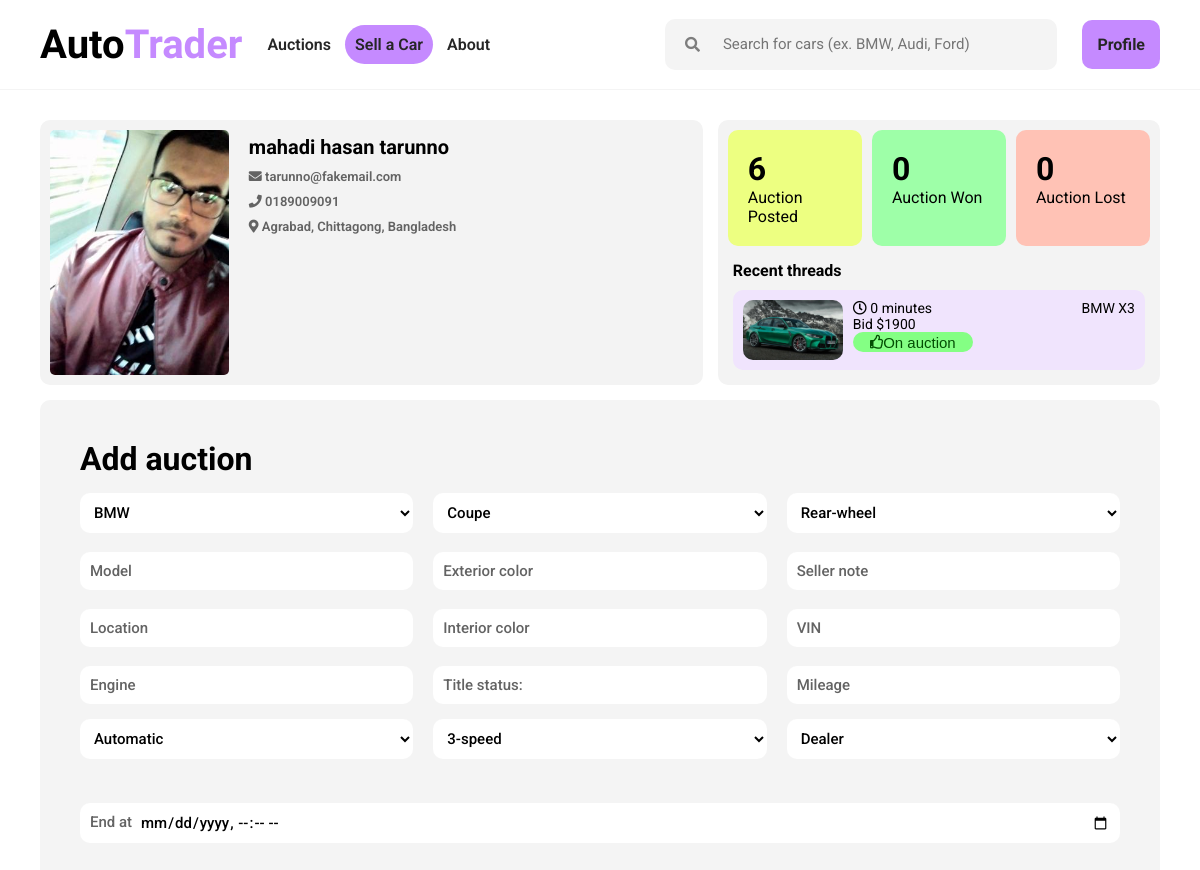
/user/profile/1 (signed in, upper part), run on an earlier commit of the app's database.
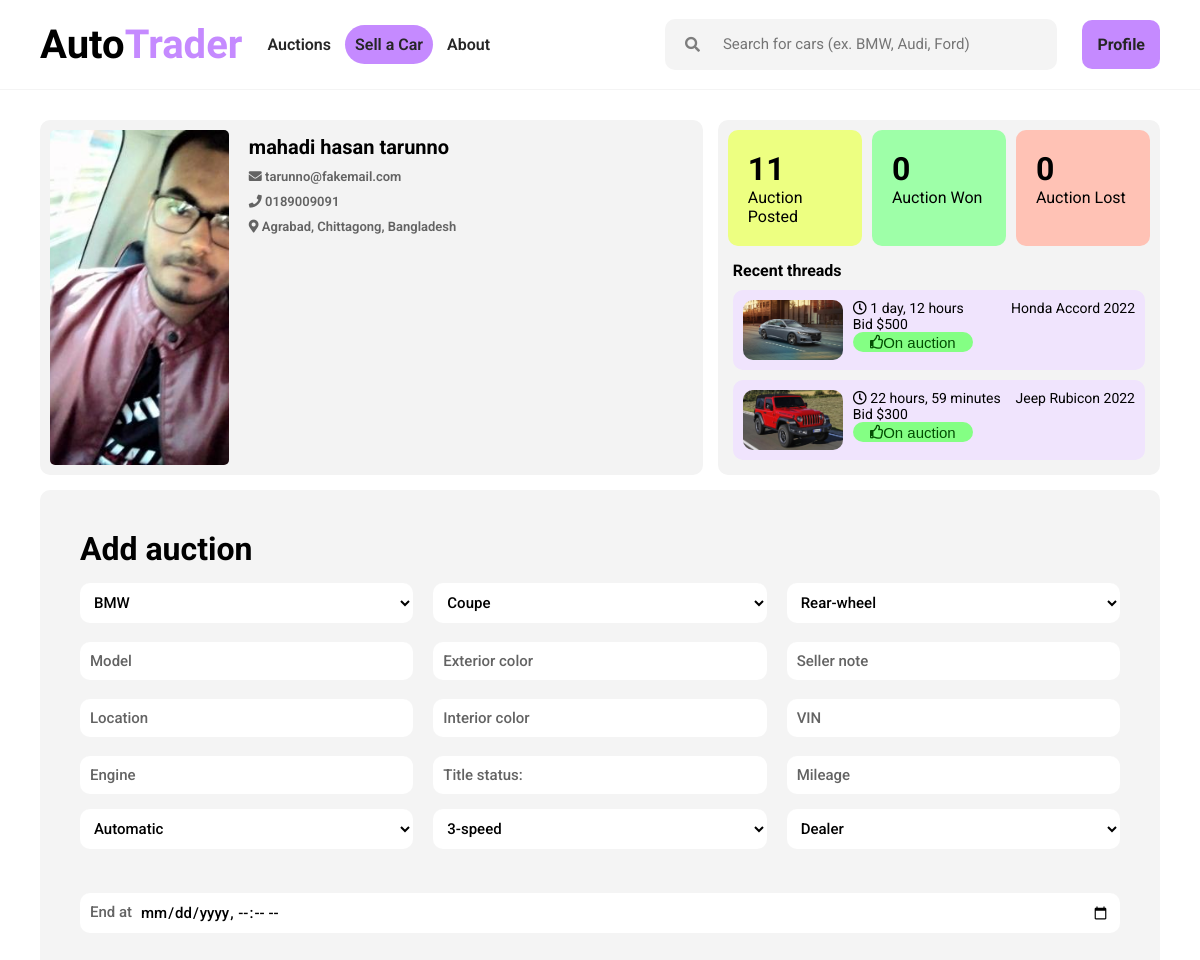
And on a later commit of the database.
### user/models.py (models this page shows, shortened)
class Customer(models.Model):
    user = models.OneToOneField(User, on_delete=models.CASCADE)
    image = models.ImageField(default="customer/default.jpg", upload_to="customer/", null=True, blank=True)
    phone = models.CharField(max_length=256, null=True, blank=True)
    location = models.CharField(max_length=256, null=True, blank=True)
    auction_posted = models.IntegerField(default=0)
    auction_win = models.IntegerField(default=0)
    auction_loss = models.IntegerField(default=0)

### app/models.py (models this page shows, shortened)
class Car(models.Model):
    MAKE = [('BMW', 'BMW'),
            ('Toyota', 'Toyota'),
            ('Ford', 'Ford'),
            ('Honda', 'Honda'),
            ('Jeep', 'Jeep')]
    BODY_STYLE = [('Coupe', 'Coupe'),
                  ('Convertible', 'Convertible'),
                  ('Sedan', 'Sedan'),
                  ('Hatchback', 'Hatchback'),
                  ('SUV/CUV', 'SUV/CUV'),
                  ('Truck', 'Truck'),
                  ('Van/Minivan', 'Van/Minivan'),
                  ('Wagon', 'Wagon')]
    DRIVETRAIN = [('Rear-wheel', 'Rear-wheel'),
                  ('Front-wheel', 'Front-wheel'),
                  ('All-wheel', 'All-wheel')]
    TRANSMISSION = [('Automatic', 'Automatic'),
                    ('Manual', 'Manual'),
                    ('Automatic-Menual', 'Automatic with Menual')]
    TRANSMISSION_SPEED = [(i, i) for i in range(1, 10)]
    SELLER_TYPE = [('Dealer', 'Dealer'),
                   ('Customer', 'Customer')]
    make = models.CharField(max_length=100, null=True, blank=True, choices=MAKE)
    model = models.CharField(max_length=100, null=True, blank=True)
    seller = models.ForeignKey(User, on_delete=models.CASCADE, blank=True)
    location = models.CharField(max_length=200, null=True, blank=True)
    vin = models.CharField(max_length=200, null=True, blank=True)
    mileage = models.CharField(max_length=200, null=True, blank=True)
    body_style = models.CharField(max_length=100, null=True, blank=True, choices=BODY_STYLE)
    engine = models.CharField(max_length=100, null=True, blank=True)
    drivetrain = models.CharField(max_length=100, null=True, blank=True, choices=DRIVETRAIN)
    transmission = models.CharField(max_length=100, null=True, blank=True, choices=TRANSMISSION)
    transmission_speed = models.IntegerField(null=True, blank=True, choices=TRANSMISSION_SPEED)
    exterior_color = models.CharField(max_length=100, null=True, blank=True)
    interior_color = models.CharField(max_length=100, null=True, blank=True)
    title_status = models.CharField(max_length=100, null=True, blank=True)
    seller_type = models.CharField(max_length=100, null=True, blank=True, choices=SELLER_TYPE)
    highlight = models.TextField(null=True, blank=True)
    equipment = models.TextField(null=True, blank=True)
    modification = models.TextField(null=True, blank=True)
    known_flaw = models.TextField(null=True, blank=True)
    recent_service_history = models.TextField(null=True, blank=True)
    ownership_history = models.TextField(null=True, blank=True)
    seller_note = models.CharField(max_length=300, null=True, blank=True)
    created_at = models.DateTimeField(default=timezone.now, blank=True)
    end_at = models.DateTimeField(default=timezone.now, null=True, blank=True)
    bid = models.IntegerField(default=0, null=True, blank=True)
    on_auction = models.BooleanField(default=True, null=True, blank=True)

class Photo(models.Model):
    TYPE = [('Interior', 'Interior'),
            ('Exterior', 'Exterior')]
    car = models.ForeignKey(Car, on_delete=models.CASCADE, null=True)
    image = models.ImageField(upload_to='car/', null=False, blank=False)
    type = models.CharField(max_length=100, null=False, blank=False, choices=TYPE)

### user/views.py (the view)
# urls.py: path('profile/<int:userID>', views.profile, name='profile'),
@login_required
def profile(request, userID):
    user = User.objects.get(id=userID)
    cars = Car.objects.filter(seller=request.user).order_by('-end_at')[0:2]
    customer = user.customer
    context = {
        'title': 'Profile',
        'user': user,
        'cars':cars,
        'customer': customer
    }
    return render(request, 'user/profile.html', context)

### user/templates/user/profile.html (shortened to what this page needs)
{% extends 'app/base.html' %}
{% load static %}
{% block content %}
<link rel="stylesheet" href="{% static 'css/profile.css' %}">
<div class="profile">
	<main>
		<div class="user">
			<div class="user-info">
				<div class="image">
					<img src="/user/{{customer.image}}/"/>
				</div>
				<div class="info">
					<p class="name"> {{user.first_name}} {{user.last_name}} {{user.username}} </p>
					<p class="email"> <i class="fas fa-envelope"> </i> {{user.email}} </p>
					<p class="phone"> <i class="fas fa-phone"> </i> {{customer.phone}} </p>
					<p class="locaion"> <i class="fas fa-map-marker-alt"> </i> {{customer.location}} </p>
				</div>
			</div>
			<div class="auction-info">
				<div class="info-cards">
					<div class="auction-posts">
						<h1 class="count">{{customer.auction_posted}}</h1>
						<p class="count-name">Auction Posted</p>
					</div>
					<div class="auction-wins">
						<h1 class="count">{{customer.auction_win}}</h1>
						<p class="count-name">Auction Won</p>
					</div>
					<div class="auction-loss">
						<h1 class="count">{{customer.auction_loss}}</h1>
						<p class="count-name">Auction Lost</p>
					</div>
				</div>
				<div class="recent-threads">
					<h4>Recent threads</h4>
					{% for car in cars %}
						{% with related_object=car.photo_set.first %}
						<div style="margin-top:10px; display: flex; gap: 10px; font-size: 14px; width: 100%; justify-content: space-between;
							background-color: #f0e4fd; padding: 10px; border-radius: 10px;">
							<div style="display: flex; justify-content: space-between; flex-direction: row;">
								<div class="image" style="margin-right:10px; width:100px; height:60px; border-radius:10px; background: url(../{{related_object.image}}) no-repeat center center/cover">
								</div>
								<div style="display: flex; flex-direction: column;">
									<p><i id="tag-name" class="far fa-clock"></i> {{car.end_at|timeuntil}}</p>
									<p><span id="tag-name">Bid</span> <span class="bid-log" id="{{car.id}}">${{car.bid}}</span></p>
									{% if car.on_auction %}
										<i style="width:120px; color: rgb(3, 78, 3); background-color:rgb(132, 255, 132); height: 10px;
											padding: 10px; display: flex; align-items: center;
											justify-content: center; border-radius: 10px;" class="far fa-thumbs-up">
											<span style="font-size:15px; font-family: Arial, sans-serif;">On auction</span>
										</i>
									{% endif %}
								</div>
							</div>
							<p>{{car.make}} {{car.model}}</p>
						</div>
						{% endwith %}
					{% endfor %}
				</div>
			</div>
		</div>
		<div class="add-car" id="sell-car">
			<form method="POST" enctype="multipart/form-data" class="add-auction-form">
				<h1>Add auction  </h1>
				<div class="inner-container">
					<div class="left">
						<select id="make" name="make">
							<option value="BMW"> BMW </option>
						</select><br>
						<label for="model">Model</label> <br>
						<input id="model" type="text" name="model"> <br>
						<label for="locaion">Location</label> <br>
						<input id="location" type="text" name="location"> <br>
						<label for="engine">Engine</label> <br>
						<input id="engine" type="text" name="engine"> <br>
						<select id="transmission" name="transmission">
							<option value="Automatic"> Automatic </option>
						</select><br>
					</div>
					<div class="middle">
						<select id="body-style" name="body_style">
							<option value="Coupe"> Coupe </option>
						</select><br>
						<label for="exterior-color">Exterior color</label> <br>
						<input type="text" id="exterior-color" name="exterior_color"> <br>
						<label for="interior-color">Interior color</label> <br>
						<input type="text" id="interior-color" name="interior_color"> <br>
						<label for="title-status:">Title status:</label> <br>
						<input id="title-status:" type="text" name="title_status:"> <br>
						<select id="transmission-speed" name="transmission_speed">
							<option value="3"> 3-speed </option>
						</select><br>
					</div>
					<div class="right">
						<select id="drivetrain" name="drivetrain">
							<option value="Rear-wheel"> Rear-wheel </option>
						</select><br>
						<label for="seller-note">Seller note</label> <br>
						<input name="seller_note" id="seller-note"> <br>
						<label for="vin">VIN</label> <br>
						<input id="vin" type="text" name="vin"> <br>
						<label for="mileage">Mileage</label> <br>
						<input id="mileage" type="text" name="mileage"> <br>
						<select id="seller-type" name="seller_type">
							<option value="dealer"> Dealer </option>
						</select><br>
					</div>
				</div>
				<label for="end-at">End at</label> <br>
				<input type="datetime-local" name="end_at" id="end-at"> <br>
				<div class="bottom">
					<label for="highlight">Highlight</label> <br>
					<textarea name="highlight" id="highlight"> </textarea> <br>
					<label for="equipment">Equipment</label> <br>
					<textarea name="equipment" id="equipment"> </textarea> <br>
					<label for="modification">Modification</label> <br>
					<textarea name="modification" id="modification"> </textarea> <br>
					<label for="known-flaw">Known flaw</label> <br>
					<textarea name="known_flaw" id="known-flaw"> </textarea> <br>
					<label for="recent-service-history">Recent service history</label> <br>
					<textarea name="recent_service_history" id="recent-service-history"> </textarea> <br>
					<label for="ownership-history">Ownership history</label> <br>
				</div>
			</form>
		</div>
	</main>
</div>
{% endblock content %}

### app/templates/app/base.html (shortened to what this page needs)
{% load static %}
<!DOCTYPE html>
<html lang="en">
<head>
	<link rel="stylesheet" href="https://cdnjs.cloudflare.com/ajax/libs/font-awesome/5.7.2/css/all.min.css" />
	<link rel="stylesheet" href="{% static 'css/base.css' %}">
</head>
<body>
	<header>
		<div class="logo">
				<h1>Auto<span>Trader</span></h1>
		</div>
		<nav>
			<ul>
				<div class="mob-overlay">
					<li><a href="{% url 'home' %}">Auctions</a></li>
					<li><a class="emphasize" href="{% url 'profile' user.id %}#sell-car">Sell a Car</a></li>
					<li><a href="">About</a></li>
				</div>
			</ul>
		</nav>
		<div class="search">
			<form action="#">
				<i class="fas fa-search"></i>
				<input type="text" name="search" placeholder="Search for cars (ex. BMW, Audi, Ford)">
			</form>
		</div>
		{% if user.is_authenticated %}
			<a class="signup-btn" href="{% url 'profile' user.id %}">Profile</a>
		{% else %}
			<a class="signup-btn" style="white-space: nowrap;" href="{% url 'signup' %}">Sign up</a>
		{% endif %}
	</header>
	{% block content %}
	{% endblock content %}
</body>
</html>

### static/css/base.css (style rules this page uses)
body { margin: 0px; display: flex; flex-direction: column; align-items: center; min-height: 100vh; }
body * { margin: 0px; padding: 0px; box-sizing: border-box; font-family: "Roboto", sans-serif; }
body a { text-decoration: none; color: #262626; }
header { width: 100%; max-width: 1540px; margin: auto; padding: 0px 40px; display: flex; justify-content: space-between; align-items: center; flex-direction: row; gap: 15px; height: 90px; width: 100%; border-bottom: 1px solid #f4f4f4; position: fixed; background-color: white; top: 0px; z-index: 100; margin: auto; }
header .logo { width: fit-content; }
header .logo h1 { font-family: "Satisfy", cursive; font-size: 40px; }
header .logo h1 span { color: #c58aff; font-family: "Satisfy", cursive; }
header nav { justify-self: flex-start; width: 100%; min-width: 250px; }
header nav ul li { display: inline; }
header nav ul li a { padding: 10px; font-weight: 600; color: #262626; }
header nav ul .emphasize { background-color: #c58aff; border-radius: 20px; }
header .search { width: 100%; max-width: 500px; justify-self: flex-end; }
header .search form { width: 100%; max-width: 500px; display: flex; justify-content: center; align-items: center; flex-direction: row; gap: 15px; padding-left: 20px; border-radius: 10px; background-color: #f4f4f4; }
header .search form input { width: 100%; max-width: 500px; padding: 18px; border: none; background: transparent; }
header .search form input::placeholder { font-size: 15px; }
header .search form i { font-size: 15px; color: #7d7d7d; margin-right: -10px; }
header .signup-btn { padding: 15px; background-color: #c58aff; color: #262626; font-weight: 700; margin-left: 10px; border-radius: 10px; }

What changed in the data, as far as the page shows it:
no longer on this page (row edited): Car: photo_set.first.image (picture), end_at "0 minutes", bid "1900", on_auction "On auction", make "BMW", model "X3"
changed Customer "Agrabad, Chittagong, Bangladesh": auction_posted "6" → "11"
added Car: photo_set.first.image (picture), end_at "1 day, 12 hours", bid "500", on_auction "On auction", make "Honda", model "Accord 2022"
added Car: photo_set.first.image (picture), end_at "22 hours, 59 minutes", bid "300", on_auction "On auction", make "Jeep", model "Rubicon 2022"
